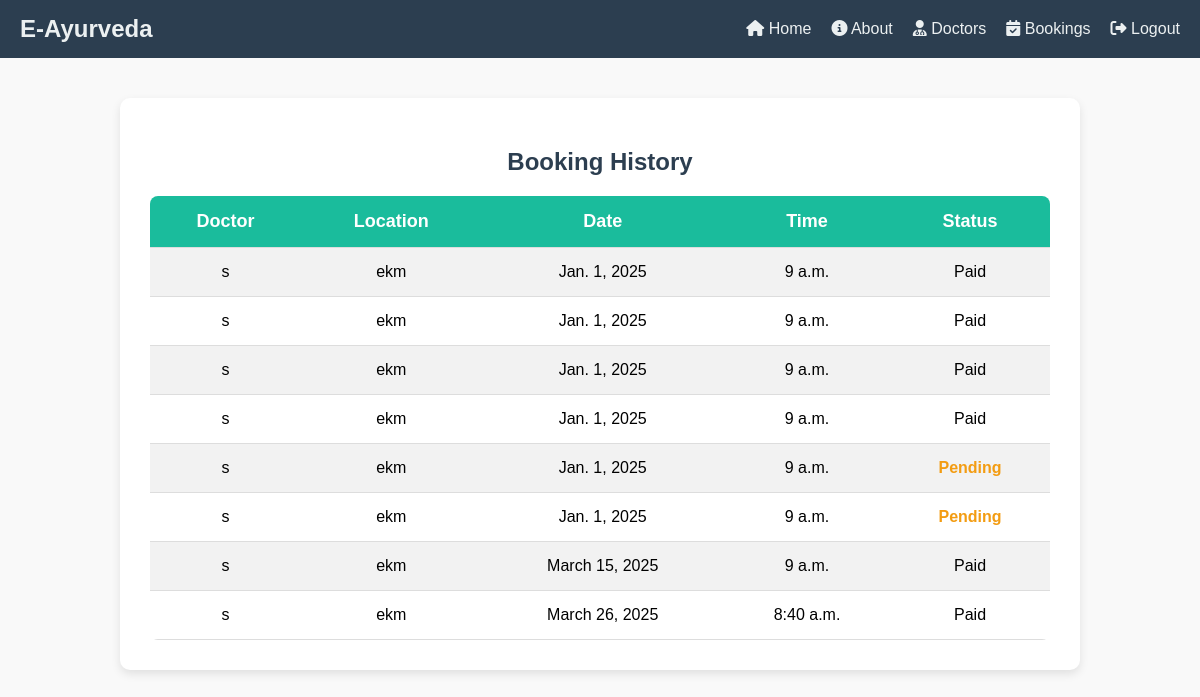
The page /booking-history/ on the database as committed earlier.
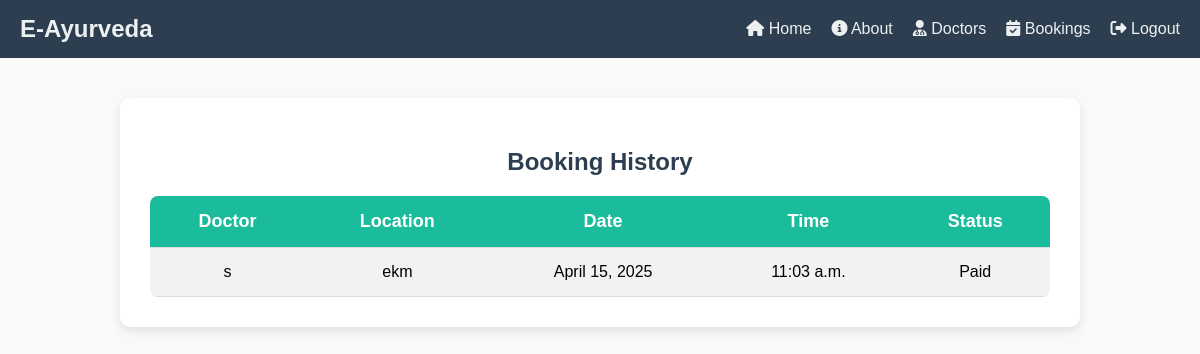
The same page on the database as committed later.
### app/models.py (models this page shows, shortened)
class Booking(models.Model):
    doctor = models.ForeignKey(Doctor, on_delete=models.CASCADE, related_name='bookings')
    customer = models.ForeignKey(Customer, on_delete=models.CASCADE, related_name='bookings')  # ForeignKey to Customer
    appointment_date = models.DateField()
    appointment_time = models.TimeField()
    created_at = models.DateTimeField(auto_now_add=True)
    status = models.CharField(
        max_length=20,
        choices=[('Pending', 'Pending'), ('Paid', 'Paid')],
        default='Pending'
    )

class Doctor(models.Model):
    department = models.ForeignKey(Department, on_delete=models.CASCADE, related_name='doctors')
    name = models.CharField(max_length=100)
    bio = models.TextField(blank=True, null=True)
    available = models.BooleanField(default=True)
    consultation_fee = models.DecimalField(max_digits=10, decimal_places=2, default=0.00)
    location = models.CharField(max_length=255, blank=True, null=True)  # New field for location

### app/views.py (the view)
# urls.py: path("booking-history/", views.booking_history, name="booking_history"),
def booking_history(request):
    customer_contact = request.GET.get("contact")  # Fetch from URL query param
    if customer_contact:
        bookings = Booking.objects.filter(customer_contact=customer_contact)
    else:
        bookings = Booking.objects.all()  # Show all if no filter is applied
    return render(request, "customer/booking_history.html", {"bookings": bookings})

### templates/customer/booking_history.html (shortened to what this page needs)
<!DOCTYPE html>
<html lang="en">
<head>
    <link rel="stylesheet" href="https://cdnjs.cloudflare.com/ajax/libs/font-awesome/6.4.2/css/all.min.css">
</head>
<body>
<nav class="navbar">
    <div class="logo">E-Ayurveda</div>
    <ul>
        <li><a href="../customerhome"><i class="fas fa-home"></i> Home</a></li>
        <li><a href="../about"><i class="fas fa-info-circle"></i> About</a></li>
        <li><a href="../doctorss"><i class="fas fa-user-md"></i> Doctors</a></li>
        <li><a href="../booking-history"><i class="fas fa-calendar-check"></i> Bookings</a></li>
        <li><a href="../logout"><i class="fas fa-sign-out-alt"></i> Logout</a></li>
    </ul>
</nav>
<div class="container">
    <h2>Booking History</h2>
    <table>
        <tr>
            <th>Doctor</th>
            <th>Location</th>
            <th>Date</th>
            <th>Time</th>
            <th>Status</th>
        </tr>
        {% for booking in bookings %}
        <tr>
            <td>{{ booking.doctor.name }}</td>
            <td>{{ booking.doctor.location }}</td>
            <td>{{ booking.appointment_date }}</td>
            <td>{{ booking.appointment_time }}</td>
            <td class="status-{{ booking.status|lower }}">{{ booking.status }}</td>
        </tr>
        {% empty %}
        <tr>
            <td colspan="4" style="color: #7f8c8d;">No bookings found.</td>
        </tr>
        {% endfor %}
    </table>
</div>
</body>
</html>

### templates/customer/booking_history.html (style rules this page uses)
body { font-family: 'Arial', sans-serif; margin: 0; padding: 0; background-color: #f9f9f9; }
.navbar { background-color: #2c3e50; padding: 15px 20px; display: flex; justify-content: space-between; align-items: center; }
.logo { font-size: 24px; font-weight: bold; color: #ecf0f1; }
.navbar ul { list-style: none; padding: 0; margin: 0; display: flex; }
.navbar ul li { margin-left: 20px; }
.navbar ul li a { color: #ecf0f1; text-decoration: none; font-size: 16px; transition: color 0.3s ease; }
.container { max-width: 900px; margin: 40px auto; background: #fff; padding: 30px; border-radius: 10px; box-shadow: 0 4px 10px rgba(0, 0, 0, 0.1); text-align: center; }
h2 { color: #2c3e50; margin-bottom: 20px; font-size: 24px; }
table { width: 100%; border-collapse: collapse; margin-top: 20px; background: white; border-radius: 8px; overflow: hidden; }
th, td { padding: 15px; text-align: center; border-bottom: 1px solid #ddd; }
th { background-color: #1abc9c; color: white; font-size: 18px; }
tr:nth-child(even) { background-color: #f2f2f2; }

Rows that differ between the two databases and show on the page:
removed Booking: doctor.name "s", doctor.location "ekm", appointment_date "Jan. 1, 2025", appointment_time "9 a.m.", status "Paid"
removed Booking: doctor.name "s", doctor.location "ekm", appointment_date "Jan. 1, 2025", appointment_time "9 a.m.", status "Paid"
removed Booking: doctor.name "s", doctor.location "ekm", appointment_date "Jan. 1, 2025", appointment_time "9 a.m.", status "Paid"
removed Booking: doctor.name "s", doctor.location "ekm", appointment_date "Jan. 1, 2025", appointment_time "9 a.m.", status "Paid"
removed Booking: doctor.name "s", doctor.location "ekm", appointment_date "Jan. 1, 2025", appointment_time "9 a.m.", status "Pending"
removed Booking: doctor.name "s", doctor.location "ekm", appointment_date "Jan. 1, 2025", appointment_time "9 a.m.", status "Pending"
removed Booking: doctor.name "s", doctor.location "ekm", appointment_date "March 15, 2025", appointment_time "9 a.m.", status "Paid"
removed Booking: doctor.name "s", doctor.location "ekm", appointment_date "March 26, 2025", appointment_time "8:40 a.m.", status "Paid"
added Booking: doctor.name "s", doctor.location "ekm", appointment_date "April 15, 2025", appointment_time "11:03 a.m.", status "Paid"
